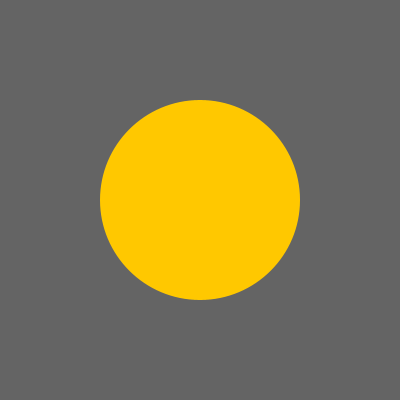
Frame 1 (no input)
Frame 60 (the mouse pressed at the canvas centre just before this capture): identical to frame 1, image omitted
Frame 120 (the mouse held since frame 60 and released just before this capture): identical to frame 1, image omitted

The Processing sketch that drew this single still picture (run headless with seeded random() and noise(); from frame 60 on, the mouse is pressed at the canvas centre):

// Processing sketch: basic_01
// ── basic_01.pde
/* Zhang Liqun@SJTU IDM
*/
// Our first Processing sketch

void setup() {
  size(400,400);
}

void draw() {
  background(100);
  
  // draw orange circle
  fill(255,200,0);
  noStroke();
  ellipse(200,200, 200,200);
}
